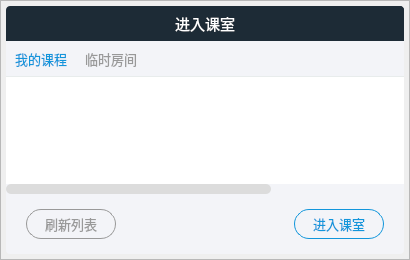
<?xml version="1.0" encoding="UTF-8"?>
<ui version="4.0">
 <class>StudentInteractionEnterDialog</class>
 <widget class="QDialog" name="StudentInteractionEnterDialog">
  <property name="geometry">
   <rect>
    <x>0</x>
    <y>0</y>
    <width>410</width>
    <height>260</height>
   </rect>
  </property>
  <property name="windowTitle">
   <string>Dialog</string>
  </property>
  <property name="styleSheet">
   <string notr="true"/>
  </property>
  <widget class="QFrame" name="layout">
   <property name="geometry">
    <rect>
     <x>0</x>
     <y>0</y>
     <width>410</width>
     <height>260</height>
    </rect>
   </property>
   <property name="styleSheet">
    <string notr="true">QFrame#layout {
	border-image: url(:/shadow/Resources/material/shadow/400x250_shadow.png);
	background: none;
}</string>
   </property>
   <property name="frameShape">
    <enum>QFrame::StyledPanel</enum>
   </property>
   <property name="frameShadow">
    <enum>QFrame::Raised</enum>
   </property>
   <layout class="QVBoxLayout" name="verticalLayout">
    <property name="spacing">
     <number>0</number>
    </property>
    <property name="leftMargin">
     <number>5</number>
    </property>
    <property name="topMargin">
     <number>5</number>
    </property>
    <property name="rightMargin">
     <number>5</number>
    </property>
    <property name="bottomMargin">
     <number>5</number>
    </property>
    <item>
     <widget class="QFrame" name="title_bar">
      <property name="minimumSize">
       <size>
        <width>0</width>
        <height>35</height>
       </size>
      </property>
      <property name="maximumSize">
       <size>
        <width>16777215</width>
        <height>35</height>
       </size>
      </property>
      <property name="styleSheet">
       <string notr="true">QFrame {
	border-top-left-radius: 4px;
	border-top-right-radius: 4px;
	background-color: #1D2B36;
}</string>
      </property>
      <property name="frameShape">
       <enum>QFrame::StyledPanel</enum>
      </property>
      <property name="frameShadow">
       <enum>QFrame::Raised</enum>
      </property>
      <layout class="QGridLayout" name="gridLayout_2">
       <property name="leftMargin">
        <number>0</number>
       </property>
       <property name="topMargin">
        <number>0</number>
       </property>
       <property name="rightMargin">
        <number>0</number>
       </property>
       <property name="bottomMargin">
        <number>0</number>
       </property>
       <property name="spacing">
        <number>0</number>
       </property>
       <item row="0" column="2">
        <widget class="QPushButton" name="close_btn">
         <property name="minimumSize">
          <size>
           <width>35</width>
           <height>35</height>
          </size>
         </property>
         <property name="maximumSize">
          <size>
           <width>35</width>
           <height>35</height>
          </size>
         </property>
         <property name="cursor">
          <cursorShape>PointingHandCursor</cursorShape>
         </property>
         <property name="toolTip">
          <string>关闭</string>
         </property>
         <property name="whatsThis">
          <string/>
         </property>
         <property name="styleSheet">
          <string notr="true">QPushButton {
	border: none;
	border-top-right-radius: 4px;
	background-color: #1D2B36;
}

QPushButton:hover {
	background-color: rgb(244, 84, 84);
}</string>
         </property>
         <property name="text">
          <string/>
         </property>
         <property name="icon">
          <iconset resource="../../Status.qrc">
           <normaloff>:/button/Resources/material/button/close.png</normaloff>:/button/Resources/material/button/close.png</iconset>
         </property>
         <property name="iconSize">
          <size>
           <width>12</width>
           <height>12</height>
          </size>
         </property>
        </widget>
       </item>
       <item row="0" column="1">
        <widget class="QLabel" name="title_text">
         <property name="font">
          <font>
           <family>微软雅黑</family>
           <pointsize>11</pointsize>
          </font>
         </property>
         <property name="styleSheet">
          <string notr="true">QLabel {
	background: none;
	color: #ffffff;
}</string>
         </property>
         <property name="text">
          <string>进入课室</string>
         </property>
         <property name="alignment">
          <set>Qt::AlignCenter</set>
         </property>
        </widget>
       </item>
       <item row="0" column="0">
        <spacer name="horizontalSpacer_4">
         <property name="orientation">
          <enum>Qt::Horizontal</enum>
         </property>
         <property name="sizeType">
          <enum>QSizePolicy::Fixed</enum>
         </property>
         <property name="sizeHint" stdset="0">
          <size>
           <width>35</width>
           <height>20</height>
          </size>
         </property>
        </spacer>
       </item>
      </layout>
     </widget>
    </item>
    <item>
     <widget class="QFrame" name="main_area">
      <property name="styleSheet">
       <string notr="true">QFrame {
	border-bottom-left-radius: 4px;
	border-bottom-right-radius: 4px;
	background-color: #F3F4F8;
}

</string>
      </property>
      <property name="frameShape">
       <enum>QFrame::StyledPanel</enum>
      </property>
      <property name="frameShadow">
       <enum>QFrame::Raised</enum>
      </property>
      <layout class="QGridLayout" name="gridLayout">
       <property name="leftMargin">
        <number>0</number>
       </property>
       <property name="topMargin">
        <number>0</number>
       </property>
       <property name="rightMargin">
        <number>0</number>
       </property>
       <property name="bottomMargin">
        <number>0</number>
       </property>
       <property name="spacing">
        <number>0</number>
       </property>
       <item row="2" column="2">
        <spacer name="horizontalSpacer">
         <property name="orientation">
          <enum>Qt::Horizontal</enum>
         </property>
         <property name="sizeHint" stdset="0">
          <size>
           <width>40</width>
           <height>20</height>
          </size>
         </property>
        </spacer>
       </item>
       <item row="1" column="0" colspan="5">
        <spacer name="verticalSpacer_2">
         <property name="orientation">
          <enum>Qt::Vertical</enum>
         </property>
         <property name="sizeType">
          <enum>QSizePolicy::Fixed</enum>
         </property>
         <property name="sizeHint" stdset="0">
          <size>
           <width>20</width>
           <height>15</height>
          </size>
         </property>
        </spacer>
       </item>
       <item row="2" column="3">
        <widget class="QPushButton" name="confirm_btn">
         <property name="minimumSize">
          <size>
           <width>90</width>
           <height>30</height>
          </size>
         </property>
         <property name="maximumSize">
          <size>
           <width>90</width>
           <height>30</height>
          </size>
         </property>
         <property name="font">
          <font>
           <family>微软雅黑</family>
           <pointsize>10</pointsize>
          </font>
         </property>
         <property name="cursor">
          <cursorShape>PointingHandCursor</cursorShape>
         </property>
         <property name="styleSheet">
          <string notr="true">QPushButton {
	border-radius: 15px;
	border: 1px solid #1296db;
	color: #1296db;
	background: none;
}

QPushButton:hover {
	background-color: #E6E6E6;
}</string>
         </property>
         <property name="text">
          <string>进入课室</string>
         </property>
        </widget>
       </item>
       <item row="0" column="0" colspan="5">
        <widget class="QTabWidget" name="tabWidget">
         <property name="maximumSize">
          <size>
           <width>16777215</width>
           <height>16777215</height>
          </size>
         </property>
         <property name="font">
          <font>
           <family>微软雅黑</family>
           <pointsize>10</pointsize>
          </font>
         </property>
         <property name="styleSheet">
          <string notr="true">QTabBar::tab {
	padding-top: 0px;
	color: #999999;
	border: none;
	height: 35px;
	width: 70px;
}

QTabBar::tab:hover {
	background-color: #E6E6E6;
}

QTabBar::tab:selected {
	color: #1296db;
}

QTabWidget#tabWidget::pane {
	border-top: 1px solid #E8ECEC;
}

QTabWidget#tabWidget::tab-bar {
	alignment:left;
}</string>
         </property>
         <property name="currentIndex">
          <number>0</number>
         </property>
         <widget class="QWidget" name="mine_courses_tab">
          <property name="styleSheet">
           <string notr="true">/*整体*/
QScrollBar:vertical {
    border: none;
    background-color: #F3F4F8;
    width: 10px;
}

QScrollBar:vertical:hover {
    border: none;
    background-color: rgb(220, 220, 220);
    width: 10px;
}

QScrollBar:horizontal {
    border: none;
    background-color: #F3F4F8;
    height: 10px;
}

QScrollBar:horizontal:hover {
    border: none;
    background-color: rgb(220, 220, 220);
    height: 10px;
}

/*--------------------垂直---------------------*/

/*滚动条*/
QScrollBar::handle:vertical {
	border-radius: 5px;
    background: rgb(220, 220, 220);
    min-height: 20px;
}

/*滚动条：悬浮*/
QScrollBar::handle:vertical:hover {
	border-radius: 5px;
    background: rgb(200, 200, 200);
    min-height: 20px;
}

/*下箭头*/
QScrollBar::add-line:vertical {
    height: 0;
    subcontrol-position: bottom;
    subcontrol-origin: margin;
}

/*上箭头*/
QScrollBar::sub-line:vertical {
    height: 0px;
    subcontrol-position: top;
    subcontrol-origin: margin;
}

/*--------------------水平---------------------*/

/*滚动条*/
QScrollBar::handle:horizontal {
	border-radius: 5px;
    background: rgb(220, 220, 220);
    min-width: 20px;
}

/*滚动条：悬浮*/
QScrollBar::handle:horizontal:hover {
	border-radius: 5px;
    background: rgb(200, 200, 200);
    min-width: 20px;
}

/*下箭头*/
QScrollBar::add-line:horizontal {
    width: 0px;
    subcontrol-position: bottom;
    subcontrol-origin: margin;
}

/*上箭头*/
QScrollBar::sub-line:horizontal {
    width: 0px;
    subcontrol-position: top;
    subcontrol-origin: margin;
}</string>
          </property>
          <attribute name="title">
           <string>我的课程</string>
          </attribute>
          <layout class="QGridLayout" name="gridLayout_3">
           <property name="leftMargin">
            <number>0</number>
           </property>
           <property name="topMargin">
            <number>0</number>
           </property>
           <property name="rightMargin">
            <number>0</number>
           </property>
           <property name="bottomMargin">
            <number>0</number>
           </property>
           <property name="spacing">
            <number>0</number>
           </property>
           <item row="0" column="0">
            <widget class="QTableWidget" name="courses_table">
             <property name="font">
              <font>
               <pointsize>10</pointsize>
              </font>
             </property>
             <property name="styleSheet">
              <string notr="true">QTableWidget {
	border: none;
	color: #666666;
	background-color: rgb(255, 255, 255);
	alternate-background-color: rgb(235, 235, 235);
}</string>
             </property>
             <property name="verticalScrollBarPolicy">
              <enum>Qt::ScrollBarAsNeeded</enum>
             </property>
             <property name="editTriggers">
              <set>QAbstractItemView::NoEditTriggers</set>
             </property>
             <property name="alternatingRowColors">
              <bool>true</bool>
             </property>
             <property name="selectionMode">
              <enum>QAbstractItemView::SingleSelection</enum>
             </property>
             <property name="selectionBehavior">
              <enum>QAbstractItemView::SelectRows</enum>
             </property>
             <property name="showGrid">
              <bool>false</bool>
             </property>
             <attribute name="horizontalHeaderVisible">
              <bool>false</bool>
             </attribute>
             <attribute name="horizontalHeaderDefaultSectionSize">
              <number>133</number>
             </attribute>
             <attribute name="verticalHeaderVisible">
              <bool>false</bool>
             </attribute>
             <column>
              <property name="text">
               <string>课程id</string>
              </property>
              <property name="font">
               <font>
                <family>微软雅黑</family>
                <pointsize>10</pointsize>
               </font>
              </property>
             </column>
             <column>
              <property name="text">
               <string>课程名</string>
              </property>
              <property name="font">
               <font>
                <family>微软雅黑</family>
                <pointsize>10</pointsize>
               </font>
              </property>
             </column>
             <column>
              <property name="text">
               <string>状态</string>
              </property>
              <property name="font">
               <font>
                <family>微软雅黑</family>
                <pointsize>10</pointsize>
               </font>
              </property>
             </column>
            </widget>
           </item>
          </layout>
         </widget>
         <widget class="QWidget" name="tab">
          <attribute name="title">
           <string>临时房间</string>
          </attribute>
         </widget>
        </widget>
       </item>
       <item row="3" column="0" colspan="5">
        <spacer name="verticalSpacer">
         <property name="orientation">
          <enum>Qt::Vertical</enum>
         </property>
         <property name="sizeType">
          <enum>QSizePolicy::Fixed</enum>
         </property>
         <property name="sizeHint" stdset="0">
          <size>
           <width>20</width>
           <height>15</height>
          </size>
         </property>
        </spacer>
       </item>
       <item row="2" column="4">
        <spacer name="horizontalSpacer_3">
         <property name="orientation">
          <enum>Qt::Horizontal</enum>
         </property>
         <property name="sizeType">
          <enum>QSizePolicy::Fixed</enum>
         </property>
         <property name="sizeHint" stdset="0">
          <size>
           <width>20</width>
           <height>20</height>
          </size>
         </property>
        </spacer>
       </item>
       <item row="2" column="0">
        <spacer name="horizontalSpacer_2">
         <property name="orientation">
          <enum>Qt::Horizontal</enum>
         </property>
         <property name="sizeType">
          <enum>QSizePolicy::Fixed</enum>
         </property>
         <property name="sizeHint" stdset="0">
          <size>
           <width>20</width>
           <height>20</height>
          </size>
         </property>
        </spacer>
       </item>
       <item row="2" column="1">
        <widget class="QPushButton" name="refresh_btn">
         <property name="minimumSize">
          <size>
           <width>90</width>
           <height>30</height>
          </size>
         </property>
         <property name="maximumSize">
          <size>
           <width>90</width>
           <height>30</height>
          </size>
         </property>
         <property name="font">
          <font>
           <family>微软雅黑</family>
           <pointsize>10</pointsize>
          </font>
         </property>
         <property name="cursor">
          <cursorShape>PointingHandCursor</cursorShape>
         </property>
         <property name="styleSheet">
          <string notr="true">QPushButton {
	border-radius: 15px;
	border: 1px solid #999999;
	color: #999999;
	background: none;
}

QPushButton:hover {
	background-color: #E6E6E6;
}</string>
         </property>
         <property name="text">
          <string>刷新列表</string>
         </property>
        </widget>
       </item>
      </layout>
     </widget>
    </item>
   </layout>
  </widget>
 </widget>
 <resources>
  <include location="../../Status.qrc"/>
 </resources>
 <connections>
  <connection>
   <sender>close_btn</sender>
   <signal>clicked()</signal>
   <receiver>StudentInteractionEnterDialog</receiver>
   <slot>close()</slot>
   <hints>
    <hint type="sourcelabel">
     <x>388</x>
     <y>14</y>
    </hint>
    <hint type="destinationlabel">
     <x>413</x>
     <y>19</y>
    </hint>
   </hints>
  </connection>
 </connections>
</ui>
